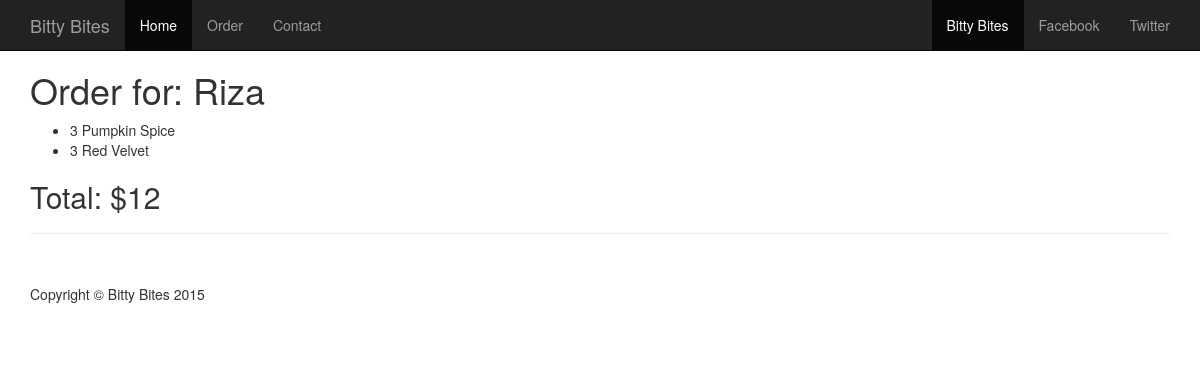
Page /detail/1/ on the committed database.
### orders/models.py (models this page shows)
class Order(models.Model):
	firstName = models.CharField(max_length=50)
	phone = models.CharField(max_length=10)
	total = models.IntegerField(default=0)

class Macaron(models.Model):
	flavor = models.OneToOneField(Flavors, primary_key=True)
	quantity = models.IntegerField(default=3)
	order = models.ForeignKey(Order)

class Flavors(models.Model):
	flavor = models.CharField(max_length=50)
	description = models.CharField(max_length=200)
	active = models.BooleanField(default=1)

### orders/views.py (the view)
# urls.py: url(r'^detail/(?P<order_id>\d+)/$', 'orders.views.detail', name='detail'),
def detail(request, order_id):
	try:
		order = Order.objects.get(pk=order_id)
	except Order.DoesNotExist:
		raise Http404
	return render(request, "detail.html", {'order': order})

### orders/templates/detail.html (shortened to what this page needs)
{% extends "base.html" %}
{% block content %}
<h1>Order for: {{ order.firstName }}</h1>
<ul>
	{% for macaron in order.macaron_set.all %}
	<li>{{ macaron.quantity }} {{ macaron.flavor.flavor }}</li>
	{% endfor %}
</ul>
<h2>Total: ${{ order.total }}</h2>
{% endblock %}

### static/css/full-slider.css (style rules this page uses)
html, body { height: 100%; }
body { padding-top: 50px; }

### rows in the picture
Order: firstName "Riza", total "12"
Macaron: quantity "3", flavor.flavor "Pumpkin Spice"
Macaron: quantity "3", flavor.flavor "Red Velvet"
